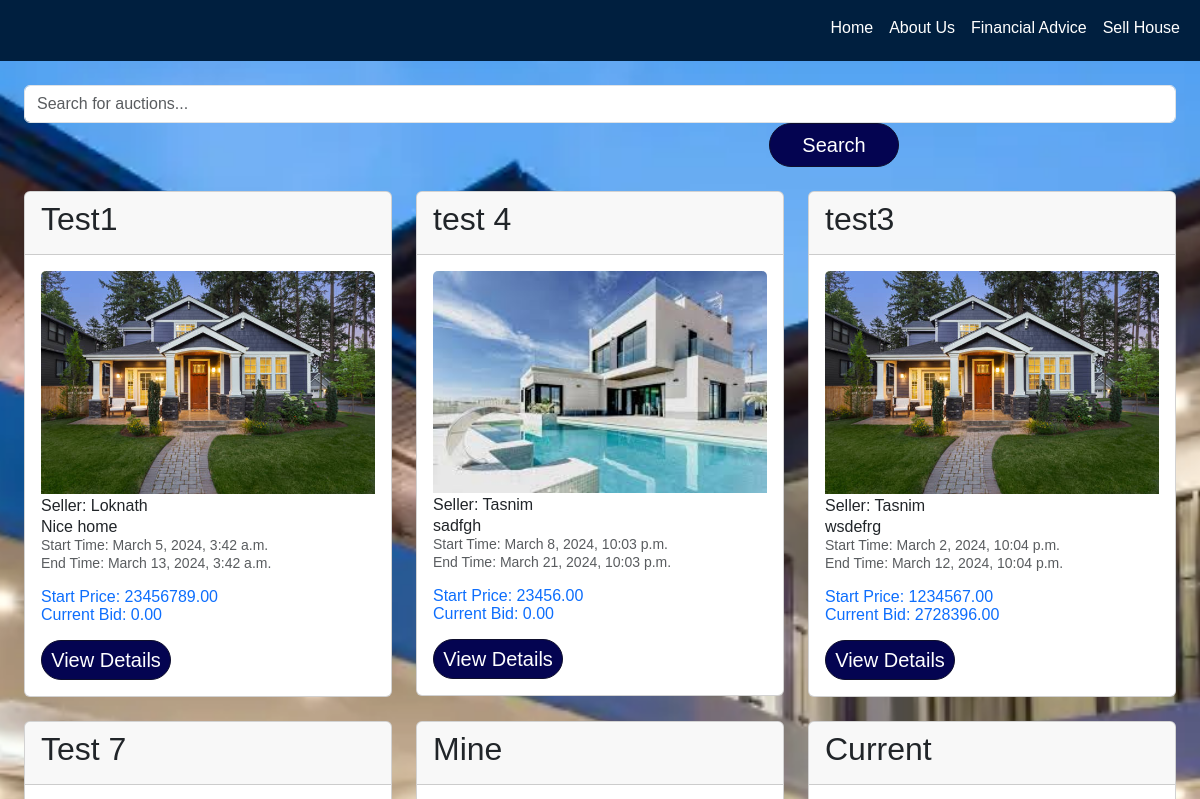
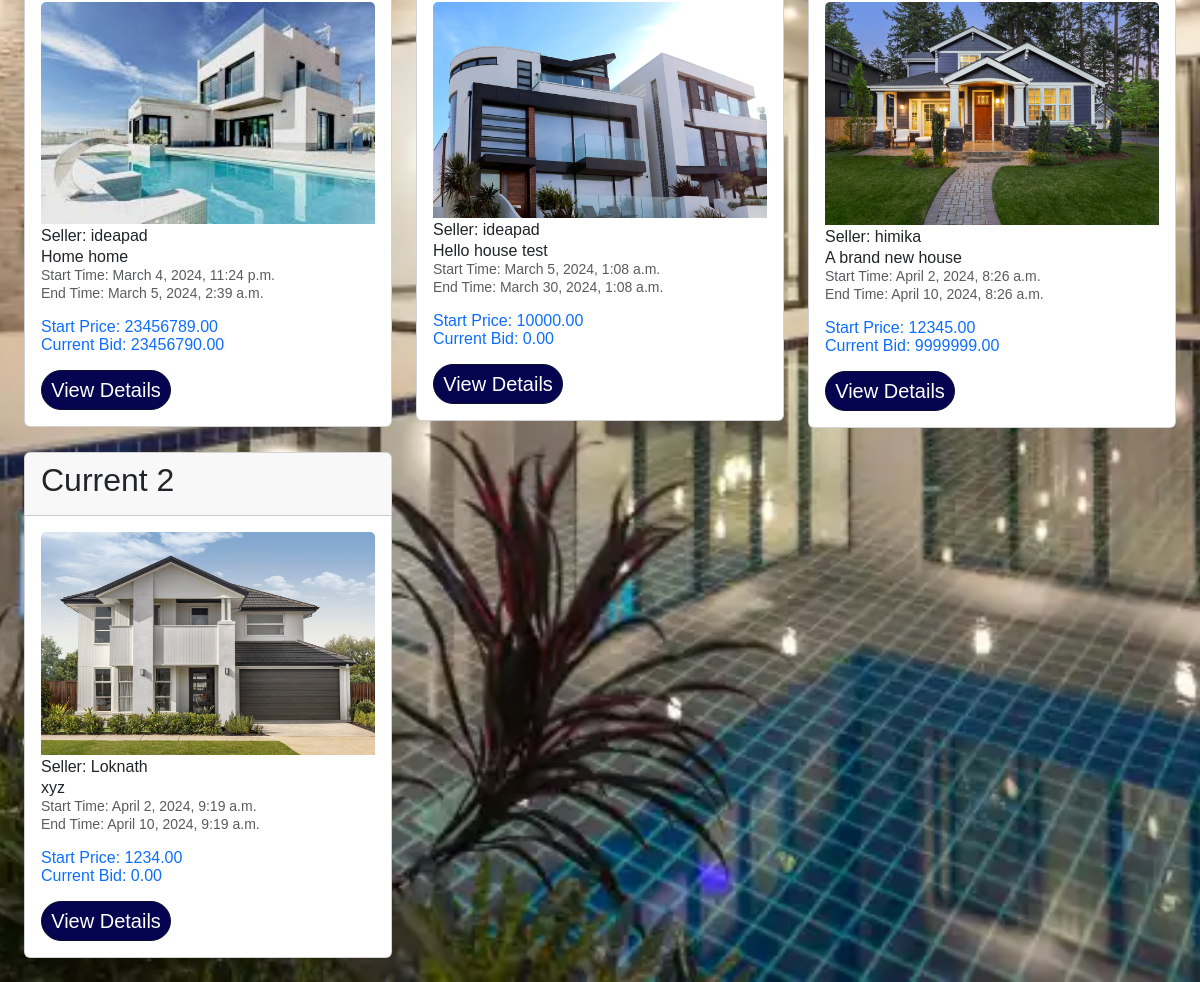
Page /search-past-auctions/ on the committed database (2 pictures, top to bottom).
### website/models.py (models this page shows, shortened)
class AuctionItem(models.Model):
    title = models.CharField(max_length=255)
    description = models.TextField()
    address = models.CharField(max_length=255)
    start_price = models.DecimalField(max_digits=10, decimal_places=2)
    current_bid = models.DecimalField(max_digits=10, decimal_places=2, default=0.00)
    current_bid_by = models.ForeignKey(User, on_delete=models.CASCADE,null=True, blank=True, related_name='bids_made')
    created_by = models.ForeignKey(User, on_delete=models.CASCADE, related_name='auction_items_created')
    start_time = models.DateTimeField()
    end_time = models.DateTimeField()
    image = models.ImageField(upload_to='auction_item_images/', blank=True, null=True)

### website/views.py (the view)
# urls.py: path('search-past-auctions/', views.search_past_auctions, name='search_past_auctions'),
def search_past_auctions(request):
    query = request.GET.get('query', '')
    current_time = timezone.now()
    past_auctions = AuctionItem.objects.filter(
        Q(title__icontains=query) | Q(address__icontains=query),
        end_time__lt=current_time
    )
    return render(request, 'auction_search.html', {'auctions': past_auctions, 'query': query, 'search_type': 'Past Auctions'})

### website/templates/auction_search.html (shortened to what this page needs)
{% extends 'base.html' %}
{% block content %}
<div class="container mt-4">
    <div class="search-container text-center mb-4">
        <form action="{% url 'website:search_live_auctions' %}" method="GET" class="form-inline">
            <input type="text" class="form-control" placeholder="Search for auctions..." name="query" required>
            <button type="submit" class="btn btn-primary">Search</button>
        </form>
    </div>
    <div class="row">
        {% if auctions %}
            {% for auction in auctions %}
                <div class="col-md-4 mb-4">
                    <div class="card">
                        <div class="card-header">
                            <h2>{{ auction.title }}</h2>
                        </div>
                        <div class="card-body">
                            {% if auction.image %}
                                <img src="{{ auction.image.url }}" alt="{{ auction.title }} Image" class="card-img-top">
                            {% endif %}
                            <h10 class="card-text text-dark">Seller: {{ auction.created_by.username }}</h10><br>
                            <p class="card-text text-dark mb-0">{{ auction.description|truncatewords:15 }}</p>
                            <p class="card-text mb-3">
                                <small class="text-muted">
                                    Start Time: <span class="start-time">{{ auction.start_time }}</span><br>
                                    End Time: {{ auction.end_time }}
                                </small>
                            </p>
                            <p class="card-text font-weight-bold text-primary mb-3">
                                Start Price: {{ auction.start_price }}<br>
                                Current Bid: {{ auction.current_bid }}
                            </p>
                            <a href="{% url 'website:auction_detail' item_id=auction.id %}" class="btn btn-sm btn-primary">View Details</a>
                        </div>
                    </div>
                </div>
            {% endfor %}
        {% else %}
            <p>No matching auctions found.</p>
        {% endif %}
    </div>
</div>
{% endblock %}

### static/base.css (style rules this page uses)
body { font-family: Arial, sans-serif; background-image: url('background.webp'); background-size: cover; background-position: center; background-repeat: no-repeat; min-height: 100vh; }
.container { max-width: 1200px; margin: 0 auto; }
.container p { color: #ffffff; font: 1em Arial, sans-serif; margin-bottom: 50px; }
.btn { font-size: 20px; color: #fff; background-color: rgb(4, 4, 81); text-decoration: none; border-radius: 5px; transition: all 0.3s ease; }
.btn-primary { width: 130px; border-color: #0f0f2d; border-radius: 30px; margin-right: 8px; }
form button { margin-left: calc(50% - 100px); width: 200px; }

### rows in the picture
AuctionItem: title "Test1", image (picture), created_by.username "Loknath", description "Nice home", start_time "March 5, 2024, 3:42 a.m.", end_time "March 13, 2024, 3:42 a.m.", start_price "23456789.00", current_bid "0.00"
AuctionItem: title "test 4", image (picture), created_by.username "Tasnim", description "sadfgh", start_time "March 8, 2024, 10:03 p.m.", end_time "March 21, 2024, 10:03 p.m.", start_price "23456.00", current_bid "0.00"
AuctionItem: title "test3", image (picture), created_by.username "Tasnim", description "wsdefrg", start_time "March 2, 2024, 10:04 p.m.", end_time "March 12, 2024, 10:04 p.m.", start_price "1234567.00", current_bid "2728396.00"
AuctionItem: title "Test 7", image (picture), created_by.username "ideapad", description "Home home", start_time "March 4, 2024, 11:24 p.m.", end_time "March 5, 2024, 2:39 a.m.", start_price "23456789.00", current_bid "23456790.00"
AuctionItem: title "Mine", image (picture), created_by.username "ideapad", description "Hello house test", start_time "March 5, 2024, 1:08 a.m.", end_time "March 30, 2024, 1:08 a.m.", start_price "10000.00", current_bid "0.00"
AuctionItem: title "Current", image (picture), created_by.username "himika", description "A brand new house", start_time "April 2, 2024, 8:26 a.m.", end_time "April 10, 2024, 8:26 a.m.", start_price "12345.00", current_bid "9999999.00"
AuctionItem: title "Current 2", image (picture), created_by.username "Loknath", description "xyz", start_time "April 2, 2024, 9:19 a.m.", end_time "April 10, 2024, 9:19 a.m.", start_price "1234.00", current_bid "0.00"
